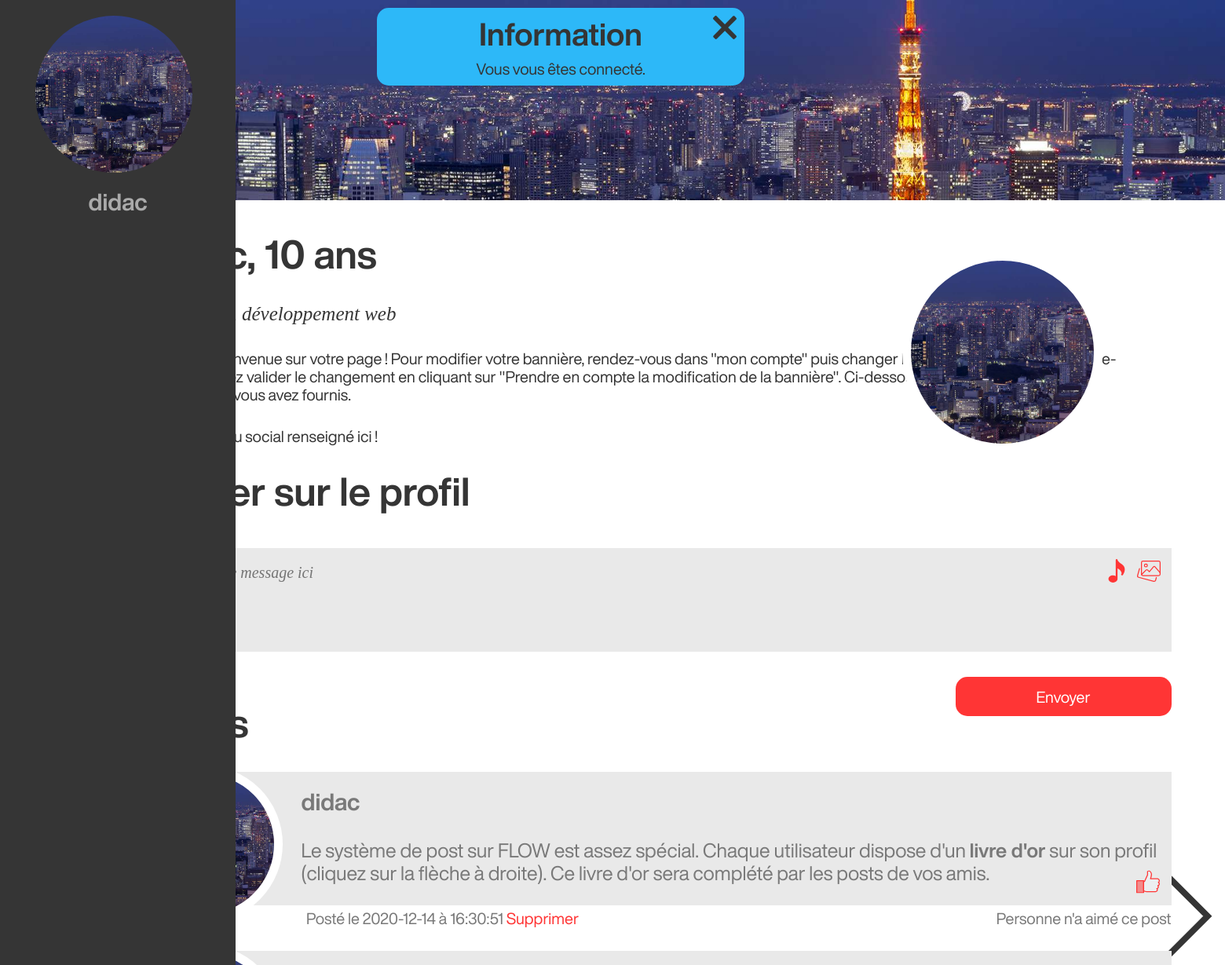
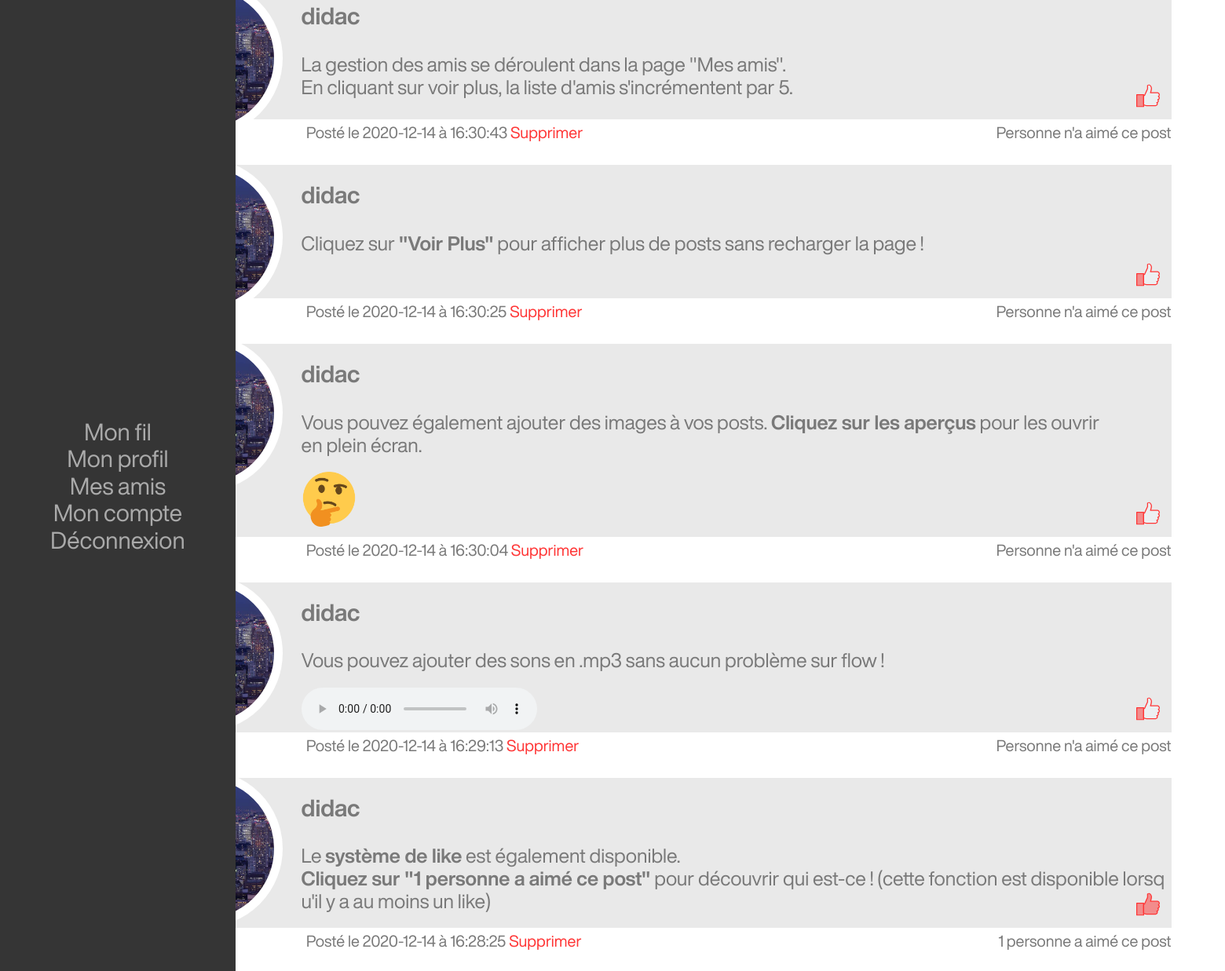
The app's page /index.php?action=profil&id=62 (signed in) with its own data (2 pictures, top to bottom).
### tables this page shows
CREATE TABLE IF NOT EXISTS `user` (
  `id` int(11) NOT NULL AUTO_INCREMENT,
  `login` varchar(100) NOT NULL,
  `mdp` varchar(255) NOT NULL,
  `email` varchar(255) DEFAULT NULL,
  `remember` varchar(255) DEFAULT NULL,
  `avatar` varchar(255) DEFAULT 'ressources/logo-flow.jpg',
  `date_naissance` date NOT NULL,
  `banniere` varchar(400) NOT NULL DEFAULT 'ressources/banniere.png',
  `interets` varchar(50) NOT NULL,
  `biographie` text NOT NULL DEFAULT 'Voici ma biographie !',
  PRIMARY KEY (`id`),
  UNIQUE KEY `login` (`login`)
);

CREATE TABLE IF NOT EXISTS `ecrit` (
  `idEcrit` int(11) NOT NULL AUTO_INCREMENT,
  `contenu` text DEFAULT NULL,
  `dateEcrit` datetime NOT NULL,
  `image` varchar(255) DEFAULT NULL,
  `idAuteur` int(11) NOT NULL,
  `idAmi` int(11) NOT NULL,
  PRIMARY KEY (`idEcrit`),
  UNIQUE KEY `id` (`idEcrit`)
);

### config/actions.php (called while the page is built)
<?php
$listeDesActions = array(
    "inscription" => "vues/inscription.php",
    "connexion" => "vues/connexion.php",
    "404" => "vues/404.php",
    "monCompte" => "vues/monCompte.php",
    "mesAmis" => "vues/mesAmis.php",
    "profil" => "vues/profil.php",
    "accueil" => "vues/accueil.php",
    "Tinscription" => "traitement/Tinscription.php",
    "Tconnexion" => "traitement/Tconnexion.php",
    "Tdeconnexion" => "traitement/Tdeconnexion.php",
    "Tpost-profil" => "traitement/Tpost-profil.php",
    "Tsuppr-post" => "traitement/Tsuppr-post.php",
    "Tlikepost" => "traitement/Tlikepost.php",
    "Tmodifcompte" => "traitement/Tmodifcompte.php",
    "Tmodifavatar" => "traitement/Tmodifavatar.php",
    "Tmodifbanniere" => "traitement/Tmodifbanniere.php",
    "Tajouter-ami" => "traitement/Tajouter-ami.php",
    "Tretirer-ami" => "traitement/Tretirer-ami.php",
    "Taccepter-ami" => "traitement/Taccepter-ami.php",
    "Trefuser-ami" => "traitement/Trefuser-ami.php",
    "Tafficher-likes" => "traitement/Tafficher-likes.php"
);

### vues/profil.php (the view, shortened to what this page needs)
<?php
    if (isset($_GET['id']) && !empty($_GET['id'])) {
        if ($_SESSION['id'] == $_GET['id']) {
            $myAccount = true;
        } else {
            $myAccount = false;
        }
    } else {
        header("Location: index.php?action=profil&id=".$_SESSION['id']."");
    }
    $sql = "SELECT *, TIMESTAMPDIFF(YEAR, date_naissance, CURDATE()) AS age FROM user WHERE id = ?";
    $query = $pdo->prepare($sql);
    $query -> execute(array($_GET['id']));
    $line = $query -> fetch();
    if ($line) {
        $pseudo = $line['login'];
        $interets = $line['interets'];
        $biographie = $line['biographie'];
        $age = $line['age'];
    }
?>
<section id="profil" class="split-menu">
    <?php include("divers/header.php"); ?>
    <div id="screen">
        <div class="profil-banner" style="background-image: url('upload/<?=$line['banniere']?>')">
        </div>
        <div class="profil-avatar" style="background-image: url('upload/<?=$line['avatar']?>')">
        </div>
        <div class="flex-profil">
            <div class="profil" id="profil1">
                <h1><?= $pseudo ?>, <?= $age ?> ans</h1>
                <h2><?= $interets ?></h2>
                <p><?= $biographie ?></p>
                <ul>
                <?php
                    $rs_nul = true;
                    if ($rs_nul == true) {
                        echo "Aucun réseau social renseigné ici !";
                    }
                ?>
                </ul>
                <?php
                    if ($myAccount == true) {
                        echo "
                        <h1 style='margin-top: 30px'>Poster sur le profil</h1>
                        <form enctype='multipart/form-data' action='index.php?action=Tpost-profil&id=".$_GET['id']."' method='post'>
                            <textarea name='post-profil' placeholder='Tapez votre message ici' rows='4' id='textarea_post'></textarea><br>
                            <img src='ressources/image-gallery.svg' alt='Galerie' id='galerie'>
                            <img src='ressources/musical-note.svg' alt='Galerie' id='img_music'>
                            <img src='' id='display_image' alt='image_user' style='display:none'>
                            <p id='display_son' alt='son_user' style='display:none'></p>
                            <input type='file' name='image' id='image_post' style='display:none;' accept='image/png, image/jpeg, image/jpg'>
                            <input type='file' name='son' id='son_post' accept='.mp3' style='display:none;'>
                            <input type='submit' name='valider' value='Envoyer' class='btn-default'>
                        </form>
                        ";
                    }
                ?>
                <h1 style="margin-top: 30px">Posts</h1>
                <div id="fleche"></div>
                <?php
                $sql3 = "SELECT * FROM ecrit
                    JOIN user ON ecrit.idAmi = user.id
                    WHERE idAmi = ? AND idAmi = idAuteur
                    ORDER BY dateEcrit DESC";
                $query3 = $pdo->prepare($sql3);
                $query3 -> execute(array($line['id']));
                while ($line3 = $query3 -> fetch()) {
                    $date = $line3['dateEcrit'];
                    $date = explode(" ", $date);
                    $ecrit = $line3['idEcrit'];
                    $image = $line3['image'];
                    $nbLikes = 0;
                    $icone = "like";
                    $sqlLike = "SELECT * FROM post_like WHERE idPost = ?";
                    $querySql = $pdo->prepare($sqlLike);
                    $querySql -> execute(array($ecrit));
                    while ($lineSql = $querySql -> fetch()) {
                        $nbLikes++;
                        if ($lineSql['idLikeur'] == $_SESSION['id']) {
                            $icone = "liked";
                        }
                    }
                    echo "
                    <div class='post'>
                        <div class='img_posteur' style='background-image:url(upload/".$line3['avatar'].")'></div>
                        <p class='pseudo'>".$line3['login']."</p>
                        <p>".$line3['contenu']."</p>";
                        if (!empty($image)) {
                            $format = explode(".",$image);
                            $format = $format[1];
                            if ($format == 'png' || $format == 'jpg' || $format == 'jpeg') {
                                echo "<a href='upload/$image' data-lightbox='$image'><img class='img_post' src='upload/$image' alt='image-1' /></a>";
                            } else if ($format == 'mp3') {
                                echo "<audio
                                    controls
                                    src='upload/$image'>
                                        Your browser does not support the
                                        <code>audio</code> element.
                                    </audio>";
                            }
                        }
                        echo "
                        <a href='index.php?action=Tlikepost&idPost=$ecrit&idAuteur=".$line3['id']."'>
                            <img class='post_like' src='ressources/$icone.svg' alt='like' width='30px' height='30px'>
                        </a>
                    </div>
                    <div class='flex_compl_comm'><p class='post_commentaire'>Posté le ".$date[0]." à ".$date[1]." ";
                    if ($myAccount == true) {
                        echo "<a href='index.php?action=Tsuppr-post&id=".$line3['idEcrit']."'>Supprimer</a></p>";
                    } else {
                        echo "</p>";
                    }
                    if ($nbLikes != 0) {
                        if ($nbLikes == 1) {
                            echo "<p data-id='$ecrit' class='post_commentaire clickForLikes'>$nbLikes personne a aimé ce post</p></div>";
                        } else {
                            echo "<p data-id='$ecrit' class='post_commentaire clickForLikes'>$nbLikes personnes ont aimés ce post</p></div>";
                        }
                    } else {
                        echo "<p class='post_commentaire'>Personne n'a aimé ce post</p></div>";
                    }
                }
                ?>
            </div>
        </div>
    </div>
</section>

### index.php (shortened to what this page needs)
<?php
include("config/actions.php");
?>
<!DOCTYPE html>
<html lang="fr">
<head>
    <link href="css/normalize.css" rel="stylesheet">
    <link href="fonts/font.css" rel="stylesheet">
    <link href="css/lightbox.min.css" rel="stylesheet">
    <link href="css/style.css" rel="stylesheet">
</head>
<body>
    <?php
    if (isset($_SESSION['info'])) {
        echo "
            <div id='info'>
                <h3>Information</h3>
                <p>" . $_SESSION['info'] . "</p>
                <img src='ressources/cross-sign.svg' alt='croix' id='croix_info'>
            </div>
        ";
    }
    if (isset($_GET["action"])) {
        $action = $_GET["action"];
    } else {
        if (isset($_SESSION['id'])){
            $action = "profil";
        } else {
            $action = "connexion";
        }
    }
    if (array_key_exists($action, $listeDesActions) == false) {
        include("vues/404.php");
    } else {
        include($listeDesActions[$action]);
    }
    ?>
</body>
</html>

### divers/header.php (shortened to what this page needs)
<header id="menu">
    <a href="index.php?action=profil&id=<?=$_SESSION['id']?>">
        <div class="img_avatar_menu" style="background-image:url('upload/<?=$_SESSION['avatar']?>')">
        </div>
        <div class="flex_menu">
            <h1><?=$_SESSION['pseudo']?></h1>
            <nav>
            <a href="index.php?action=accueil">Mon fil</a>
                <a href="index.php?action=profil&id=<?=$_SESSION['id']?>">Mon profil</a>
                <a href="index.php?action=mesAmis">Mes amis</a>
                <a href="index.php?action=monCompte">Mon compte</a>
                <a href="index.php?action=Tdeconnexion">Déconnexion</a>
            </nav>
        </div>
    </a>
</header>

### records on screen
user: banniere (picture), avatar (picture), interets "didacticiel, développement web", biographie "Bonjour ! Bienvenue sur votre page ! Pour modifier votre bannière, rendez-vous dans \"mon compte\" puis changer la bannière en cliquant sur celle-ci. Vous devez valider le changement en cliquant sur \"Prendre en compte la modification de la bannière\". Ci-dessous seront écris les réseaux-sociaux que vous avez fournis."
ecrit: user.login "didac", contenu "Le système de post sur FLOW est assez spécial. Chaque utilisateur dispose d'un livre d'or sur son profil (cliquez sur la flèche à droite). Ce livre d'or sera complété par les posts de vos amis.", dateEcrit "2020-12-14", dateEcrit "16:30:51", shows "Personne n'a aimé ce post"
ecrit: user.login "didac", contenu "La gestion des amis se déroulent dans la page \"Mes amis\". En cliquant sur voir plus, la liste d'amis s'incrémentent par 5.", dateEcrit "2020-12-14", dateEcrit "16:30:43", shows "Personne n'a aimé ce post"
ecrit: user.login "didac", contenu "Cliquez sur \"Voir Plus\" pour afficher plus de posts sans recharger la page !", dateEcrit "2020-12-14", dateEcrit "16:30:25", shows "Personne n'a aimé ce post"
ecrit: user.login "didac", contenu "Vous pouvez également ajouter des images à vos posts. Cliquez sur les aperçus pour les ouvrir en plein écran.", image (picture), dateEcrit "2020-12-14", dateEcrit "16:30:04", shows "Personne n'a aimé ce post"
ecrit: user.login "didac", contenu "Vous pouvez ajouter des sons en .mp3 sans aucun problème sur flow !", dateEcrit "2020-12-14", dateEcrit "16:29:13", shows "Personne n'a aimé ce post"
ecrit: user.login "didac", contenu "Le système de like est également disponible. Cliquez sur \"1 personne a aimé ce post\" pour découvrir qui est-ce ! (cette fonction est disponible lorsqu'il y a au moins un like)", shows a picture, dateEcrit "2020-12-14", dateEcrit "16:28:25", nbLikes "1"

### other values on screen
$_SESSION['info'] "Vous vous êtes connecté."
$_SESSION['pseudo'] "didac"
$age "10"
